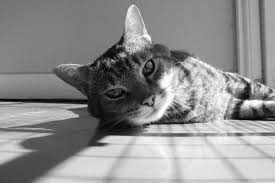
#> input picture image.jpg, 275 x 183 px
$ python exp9.py
#> lines starting #> are read from the running program, lines starting #| are printed output that depends on the picture
import cv2
import numpy as np
import matplotlib.pyplot as plt

# Load the image
img = cv2.imread('image.jpg')  # Replace with your own image path
#> img is the input picture: shape (183, 275, 3); min 0, max 255, mean 141.4

# Create the negative image
negative_img = 255 - img
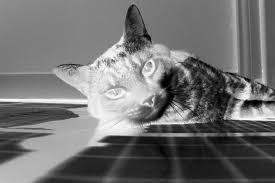
#> negative_img: shape (183, 275, 3); min 0, max 255, mean 113.6

# Save the negative image
cv2.imwrite('negative_image.png', negative_img)

# Display original and negative images
plt.figure(figsize=(10, 4))

plt.subplot(1, 2, 1)
plt.imshow(cv2.cvtColor(img, cv2.COLOR_BGR2RGB))
plt.title('Original Image')
plt.axis('off')

plt.subplot(1, 2, 2)
plt.imshow(cv2.cvtColor(negative_img, cv2.COLOR_BGR2RGB))
plt.title('Negative Image')
plt.axis('off')

plt.tight_layout()
plt.savefig('negative_comparison.png', dpi=300)
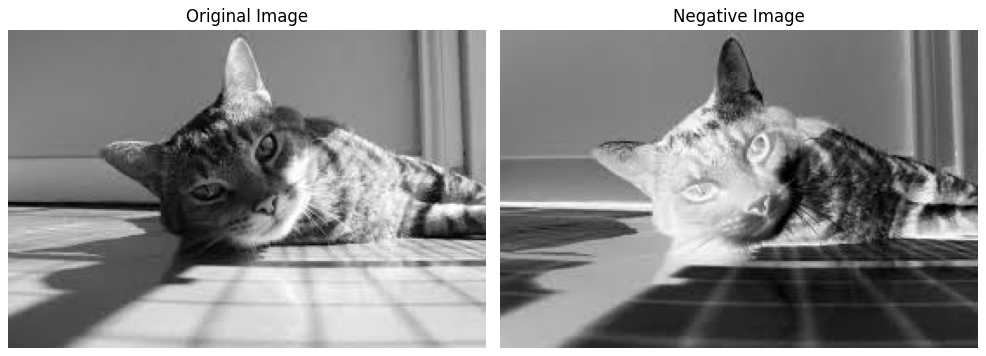
#> figure drawn by matplotlib, 2 panels
plt.show()
